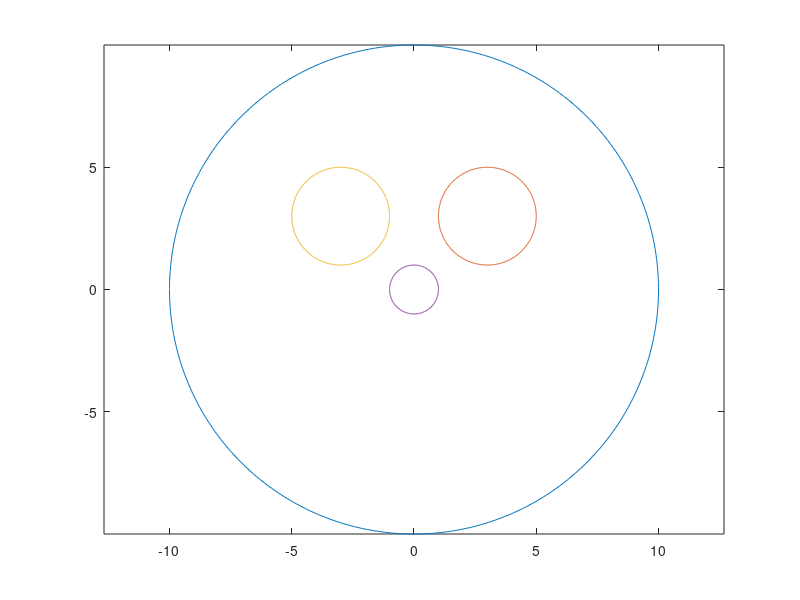

Source code (MATLAB):
close all
clc 
clear all

re = 10
rp = 10
x0 = 0
y0 = 0
x = -pi:0.01:pi;

plot (x0+(re*cos(x)),y0+(rp*sin(x)))
hold on


plot (3+(2*cos(x)),3+(2*sin(x)))
plot (-3+(2*cos(x)),3+(2*sin(x)))
hold on
plot (x0+(1*cos(x)),y0+(1*sin(x)))

axis equal